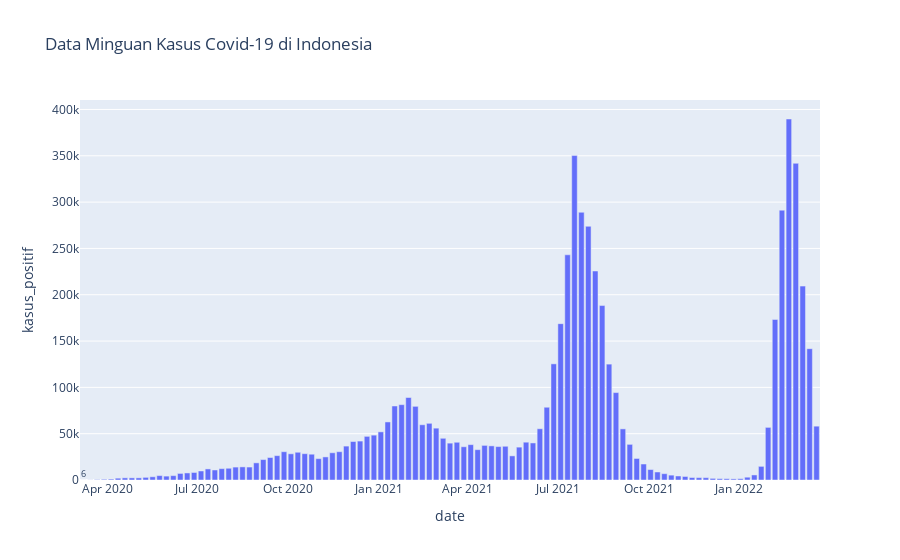

Here is the notebook cell this chart was saved with:
### Code cell
fig1 = px.bar(data_week, x= data_week.index, y="kasus_positif", text='kasus_positif',
        title= 'Data Minguan Kasus Covid-19 di Indonesia')
fig1.update_traces(textposition='outside')
fig1.update_layout(uniformtext_minsize=8, uniformtext_mode='hide')

fig1.show()
